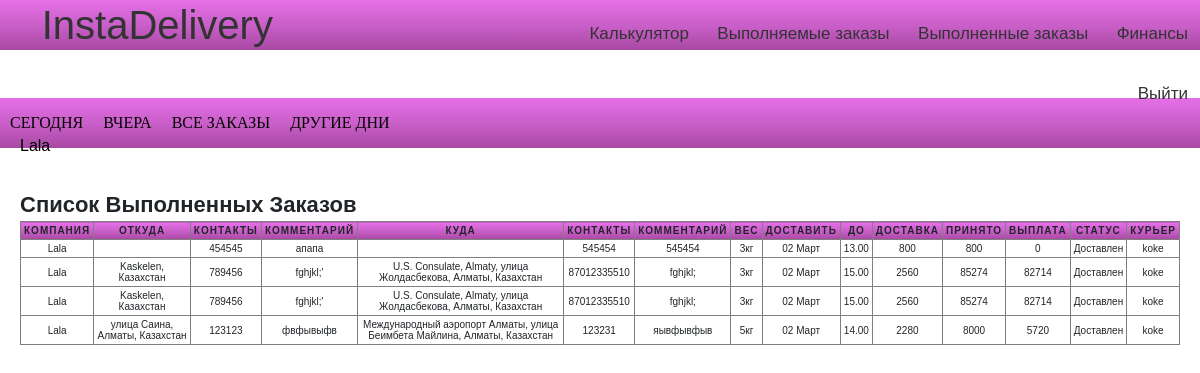
Page /users/private/success/02 Март (signed in) on the earlier database version.
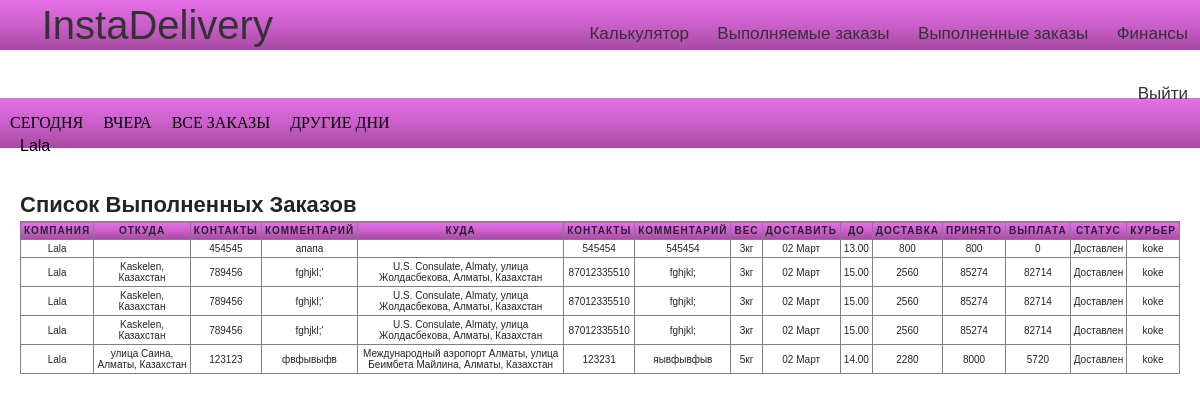
Same page on the later database version.
### Lallog/models.py (models this page shows)
class TestOrder(models.Model):
	client=models.ForeignKey(settings.AUTH_USER_MODEL,on_delete=models.CASCADE)
	marshrut=models.CharField(max_length=200)
	ves=models.DecimalField(decimal_places=0,max_digits=1000,default=10)
	from_address=models.CharField(max_length=200)
	from_phone=models.CharField(max_length=200)
	from_comment=models.CharField(max_length=200)
	to=models.CharField(max_length=200)
	to_phone=models.CharField(max_length=200)
	to_date=models.CharField(max_length=200,default="")
	to_date_until=models.CharField(max_length=200)
	to_comment=models.CharField(max_length=200)
	distance=models.DecimalField(decimal_places=0,max_digits=1000,default=10)
	itog=models.DecimalField(decimal_places=0,max_digits=1000,default=10)
	curier = models.ForeignKey(Curier,on_delete=models.CASCADE,default=None,related_name="choiced_curier",blank=True,null=True)
	nal=models.DecimalField(decimal_places=0,max_digits=1000,default=0)
	raschet=models.DecimalField(decimal_places=0,max_digits=1000,default=0)
	status = models.CharField(max_length=200,default="Ожидание")
	curier_money = models.DecimalField(decimal_places=0,max_digits=1000,default=0)
	success = models.BooleanField(default=True)
	created_date = models.DateTimeField(default=timezone.now)
	__original_curier = None
	def __init__(self,*args,**kwargs):
		print("Object was created")
		super(TestOrder,self).__init__(*args,**kwargs)
		self.__origin_curier = self.curier

### curier/models.py (models this page shows)
class Curier(models.Model):
	user = models.OneToOneField(settings.AUTH_USER_MODEL, on_delete=models.CASCADE,related_name="mycurier")
	first_name = models.CharField(max_length=255,default="")
	last_name = models.CharField(max_length=255, default="")
	photo =models.ImageField(upload_to='curiers/%y/%m/%d', blank=True)
	experience=models.IntegerField(blank=True, null=True)
	phone = models.IntegerField(null=False, blank=False)
	is_available=models.BooleanField(default=False)
	balance = models.DecimalField(decimal_places=0,max_digits=1000,default=0)

### users/views.py (the view)
# urls.py: path("private/success/<str:day>",views.private_success,name="private_success"),
def private_success(request,day):
	curier = TestOrder.objects.filter(client=request.user).order_by("-created_date")
	orders_completed=None
	alldaysorders=curier.all().filter(status="Доставлен")
	if day=="all":
	    orders_completed = TestOrder.objects.filter(client=request.user,status="Доставлен").order_by("-created_date")
	elif day=="today":
		locale.setlocale(locale.LC_ALL, "ru")
		mydate= datetime.date.today().strftime("%d %B")
		orders_completed = curier.all().filter(status="Доставлен",to_date=mydate)
	elif day=="yesterday":
		locale.setlocale(locale.LC_ALL, "ru")
		mydate1=datetime.date.today() - datetime.timedelta(days=1)
		mydate1=mydate1.strftime("%d %B")
		print(mydate1)
		orders_completed = curier.all().filter(status="Доставлен",to_date=mydate1).order_by("-created_date")
	else:
	    orders_completed = curier.all().filter(status="Доставлен",to_date=day).order_by("-created_date")
	mydata = list(orders_completed.values_list("to_date"))
	mydata1 = list(alldaysorders.values_list("to_date"))
	alldays=[]
	for i in mydata1:
	    alldays.append(i[0])
	alldays = set(alldays)
	days=[]
	for i in mydata:
	    days.append(i[0])
	days=set(days)
	analyze=[]
	for i in days:
	    order = orders_completed.filter(to_date=i)
	    sumi=0
	    for j in order:
	        sumi+=j.raschet
	    temp={
	    "day":i,
	    "sum":int(sumi)
	    }
	    analyze.append(temp)
	mydate= datetime.datetime.now()
	mydate1=datetime.date.today() + datetime.timedelta(days=1)
	ctx={
		"orders_completed":orders_completed,
		"analyze":analyze,
		"alldays":alldays,
		"today":mydate,
		"tomorrow":mydate1,
	}
	return render(request,"users/private2.html",context=ctx)

### users/templates/users/private2.html (shortened to what this page needs)
{%extends 'users/base.html'%}
{%load static%}
{%block content%}
<br>
<nav class="raschet_kur" >
<ul >
    <li><a href="{% url 'private_success' day='today'%}">Сегодня</a></li>
    <li><a href="{% url 'private_success' day='yesterday'%}">Вчера</a></li>
    <li ><a href="{% url 'private_success' day='all'%}">Все заказы</a></li>
    <li><a href="#">Другие дни</a>
    </li>
</ul>
</nav>
    <div class="lichka_prav">
        <caption>Список Выполненных Заказов</caption>
        <table  border="1" id="table_private">
            <tr >
                <th>Компания</th>
                <th>Откуда</th>
                <th>Контакты</th>
                <th>Комментарий</th>
                <th>Куда</th>
                <th>Контакты</th>
                <th>Комментарий</th>
                <th>Вес</th>
                <th>Доставить</th>
                <th>До</th>
                <th>Доставка</th>
                <th>Принято</th>
                <th>Выплата</th>
                <th>Статус</th>
                <th>Курьер</th>
            </tr>
            {%for i in orders_completed%}
            <tr>
                <td data-label="Компания">{{i.client}}</td>
                <td data-label="Откуда">{{i.from_address}}</td>
                <td data-label="Контакты">{{i.from_phone}}</td>
                 <td data-label="Комментарий">{{i.from_comment}}</td>
                <td data-label="Куда">{{i.to}}</td>
                <td data-label="Контакты">{{i.to_phone}}</td>
                <td data-label="Комментарий">{{i.to_comment}}</td>
                <td data-label="Вес">{{i.ves}}кг</td>
                <td data-label="Доставить">{{i.to_date}}</td>
                <td data-label="Ограничения">{{i.to_date_until}}</td>
                <td data-label="Доставка">{{i.itog}}</td>
                <td data-label="Принято ">{{i.nal}}</td>
                <td data-label="К выплате">{{i.raschet}}</td>
                <td data-label="Статус">{{i.status}}</td>
                <td data-label="Курьер">{{i.curier.user}}</td>
            </tr>
            {%endfor%}
        </table>
    </div>
{%endblock content%}

Differences in the rows shown:
now on this page (row edited): TestOrder: client "Lala", from_address "Kaskelen, Казахстан", from_phone "789456", from_comment "fghjkl;'", to "U.S. Consulate, Almaty, улица Жолдасбекова, Алматы, Казахстан", to_phone "87012335510", to_comment "fghjkl;", ves "3", to_date "02 Март", to_date_until "15.00", itog "2560", nal "85274", raschet "82714", status "Доставлен", curier.user "koke"
